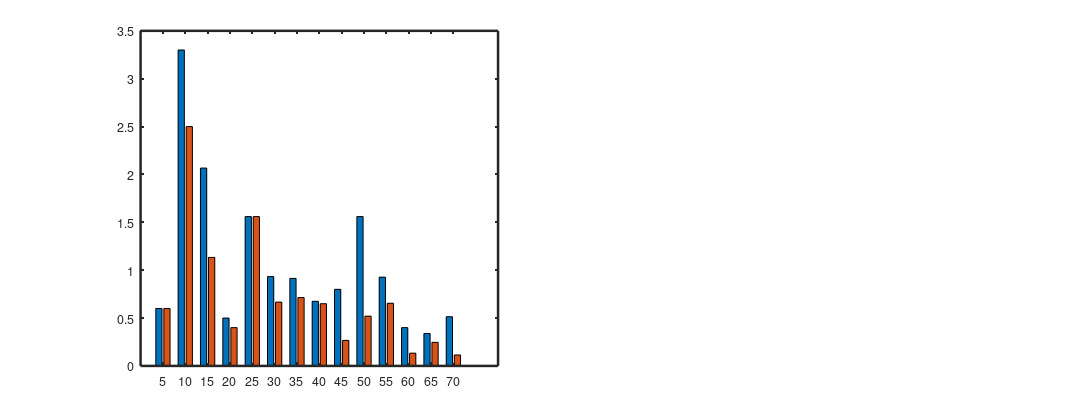

The MATLAB script that drew this image: (Note: this script raises an error after producing the figure.)
clc, clear all
clf;
name = 'fig8_trans';
name = sprintf('%s_noname_bw',name);
figname = sprintf('x%s',name);
set(gcf,'position', [647 505 1202 457]);
set(gcf,'DefaultAxesLineWidth',2);
set(gcf,'PaperPositionMode','auto');


subplot(1,2,1)
load totalsbylength_data1.txt
t = totalsbylength_data1;   % row 1 is non-IS, row 2 is IS transposases
ls = 5:5:70;                % length bins

tnorm(1,:) = t(1,:)./ls;    % normalize to average number of TEs per kB
tnorm(2,:) = t(2,:)./ls;
H = bar(ls,tnorm');
H(1).FaceColor = [0.2 0.2 0.2];
H(2).FaceColor = [0.9 0.9 0.9];
annotation('textbox', [0.06, 0.999999, 0.0, 0.0], 'String', "A", 'fontweight','bold', 'FontSize', 18)

xlabel('Prophage length (kbp)', 'fontsize',18,'verticalalignment','top','interpreter','latex');
ylabel('Mean transposes per kbp', 'fontsize',18,'verticalalignment','bottom','interpreter','latex');
axis([2.5 72.5 0 4])

%legend('non-IS transposases','IS transposases','location','NE');
legend('Non-IS transposases','IS transposases','location','NE', 'interpreter','latex', 'fontsize',16);
set(gca,'fontsize',16)
set(gcf,'color','w');

subplot(1,2,2)
load totalsbylength_data2.txt
t = totalsbylength_data2;
ls = 5:5:70;

tnorm(1,:) = t(1,:)./ls;
tnorm(2,:) = t(2,:)./ls;

H = bar(ls,tnorm');
H(1).FaceColor = [0.2 0.2 0.2];
H(2).FaceColor = [0.9 0.9 0.9];

xlabel('Prophage length (kbp)', 'fontsize',18,'verticalalignment','top','interpreter','latex');
ylabel('Mean transposes per kbp', 'fontsize',18,'verticalalignment','bottom','interpreter','latex','fontsize',16);
axis([2.5 72.5 0 8])
annotation('textbox', [0.5, 0.999999, 0.0, 0.0], 'String', "B", 'fontweight','bold', 'FontSize', 18)
set(gca,'fontsize',16)

stampname(81.0422662146837, -0.620681563524794,90);
creat(name);

